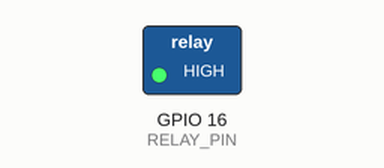
Bench run of a sketch on a simulated ESP32. On the bench: switched loads named in the sketch (green lamp = pin HIGH).

Above: at 2.5 s.
At 7.5 s:
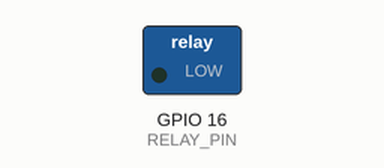
Timing chart, 0 to 13.0 s (numbered marks = the images above):
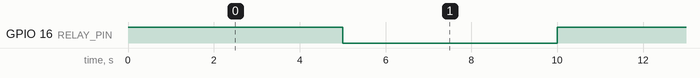

Measured:
- by itself, GPIO 16 (RELAY_PIN): alternates HIGH for 5.0 s and LOW for 5.0 s

The sketch:

ESP32_lock.ino
```cpp
#define RELAY_PIN 16  // ESP32 pin GIOP16, which connects to the IN pin of relay

// the setup function runs once when you press reset or power the board
void setup() {
  // initialize digital pin  as an output.
  pinMode(RELAY_PIN, OUTPUT);
}

// the loop function runs over and over again forever
void loop() {
  digitalWrite(RELAY_PIN, HIGH); // unlock the door
  delay(5000);
  digitalWrite(RELAY_PIN, LOW);  // lock the door
  delay(5000);
}
```
